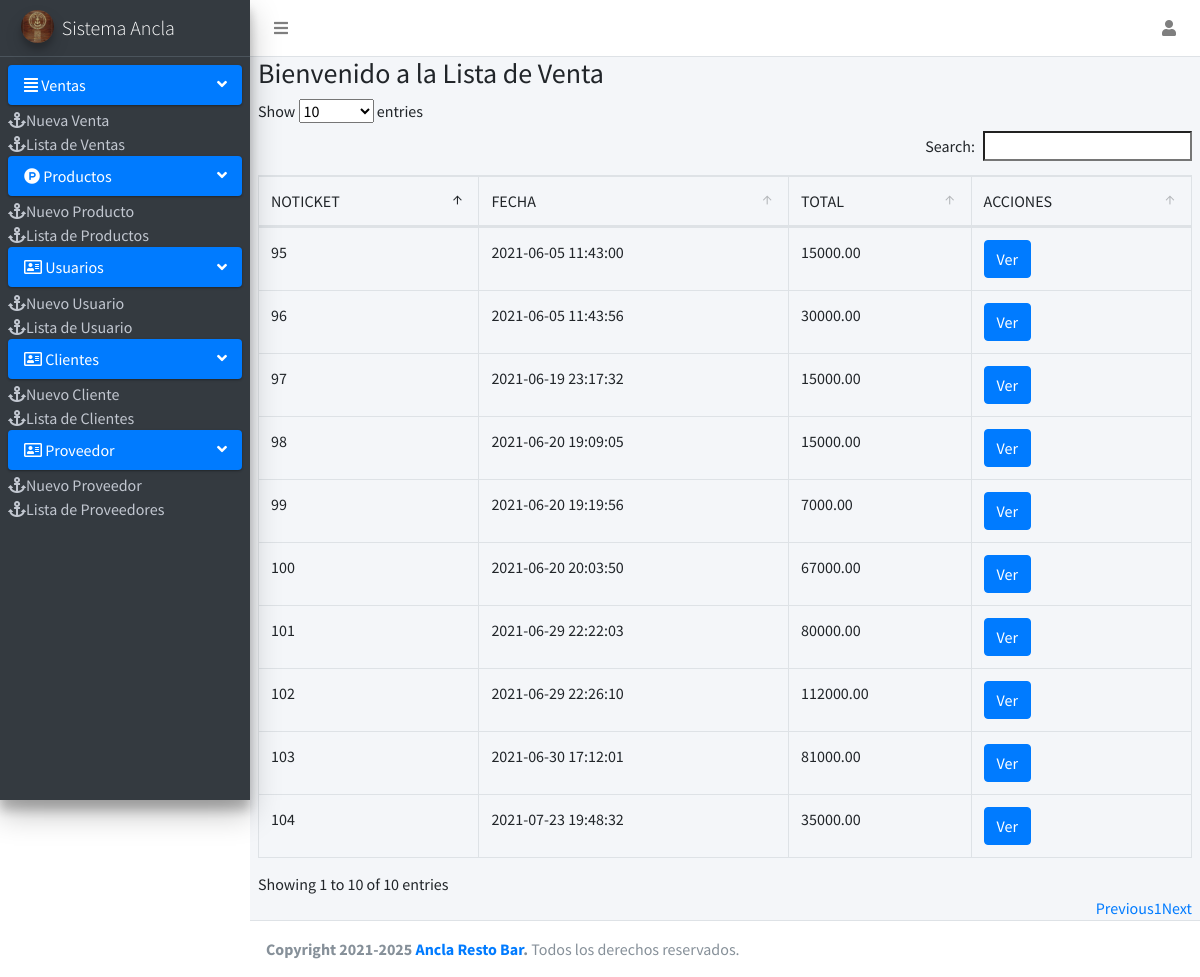
The app's page /Sistema_ANCLA/Pagina/Ventas/Ventas.php (signed in) with its own data.
### tables this page shows
CREATE TABLE `ticket` (
  `noticket` bigint(11) NOT NULL,
  `fecha` datetime NOT NULL DEFAULT current_timestamp(),
  `usuario` int(11) NOT NULL,
  `codcliente` int(11) NOT NULL,
  `totalticket` decimal(10,2) NOT NULL,
  `estado` int(11) NOT NULL DEFAULT 1
);

### Sistema_ANCLA/Pagina/Ventas/Ventas.php (the view, shortened to what this page needs)
<?php
include "../menu/cabezera.php";?>
<div class="content-wrapper">
  <section class="content">
    <div class="row" id="contenido_principal">
  <div class="col-md-12">
    <div class="box box-warning box-solid">
     <div class="box-header with-border">
     <h3 class="box-title">Bienvenido a la Lista de Venta</h3>
     </div>
     </div>
<div class="box-body">
<table  id="table" class="table  table-bordered .table-striped thead-dark" style="width:100%">
  <thead>
  <tr>
  <td>NOTICKET</td>
  <td>FECHA</td>
  <td>TOTAL</td>
  <td>ACCIONES</td>
  </tr>
  </thead>
  <tbody>
  <?php
  include "../../conexion.php";
  $query = mysqli_query($conexion, "SELECT noticket, fecha,codcliente, totalticket, estado FROM ticket ORDER BY noticket DESC");
  $cli= mysqli_num_rows($query);
  if ($cli>0)
  {
  while ($dato=mysqli_fetch_array($query))
  {
  ?>
  <tr>
  <td><?php echo $dato['noticket']; ?></td>
  <td><?php echo $dato['fecha']; ?></td>
  <td><?php echo $dato['totalticket']; ?></td>
  <td>
      <button type="button" class="btn btn-primary vista_ticket" cl="<?php echo $dato['codcliente']; ?>" f="<?php echo $dato['noticket']; ?>">Ver</button>
    </div>
   </td>
  </tr>
  <?php }
  } ?>
<?php
include "../menu/footer.php";
?>

### records on screen
ticket: noticket "104", fecha "2021-07-23 19:48:32", totalticket "35000.00"
ticket: noticket "103", fecha "2021-06-30 17:12:01", totalticket "81000.00"
ticket: noticket "102", fecha "2021-06-29 22:26:10", totalticket "112000.00"
ticket: noticket "101", fecha "2021-06-29 22:22:03", totalticket "80000.00"
ticket: noticket "100", fecha "2021-06-20 20:03:50", totalticket "67000.00"
ticket: noticket "99", fecha "2021-06-20 19:19:56", totalticket "7000.00"
ticket: noticket "98", fecha "2021-06-20 19:09:05", totalticket "15000.00"
ticket: noticket "97", fecha "2021-06-19 23:17:32", totalticket "15000.00"
ticket: noticket "96", fecha "2021-06-05 11:43:56", totalticket "30000.00"
ticket: noticket "95", fecha "2021-06-05 11:43:00", totalticket "15000.00"
